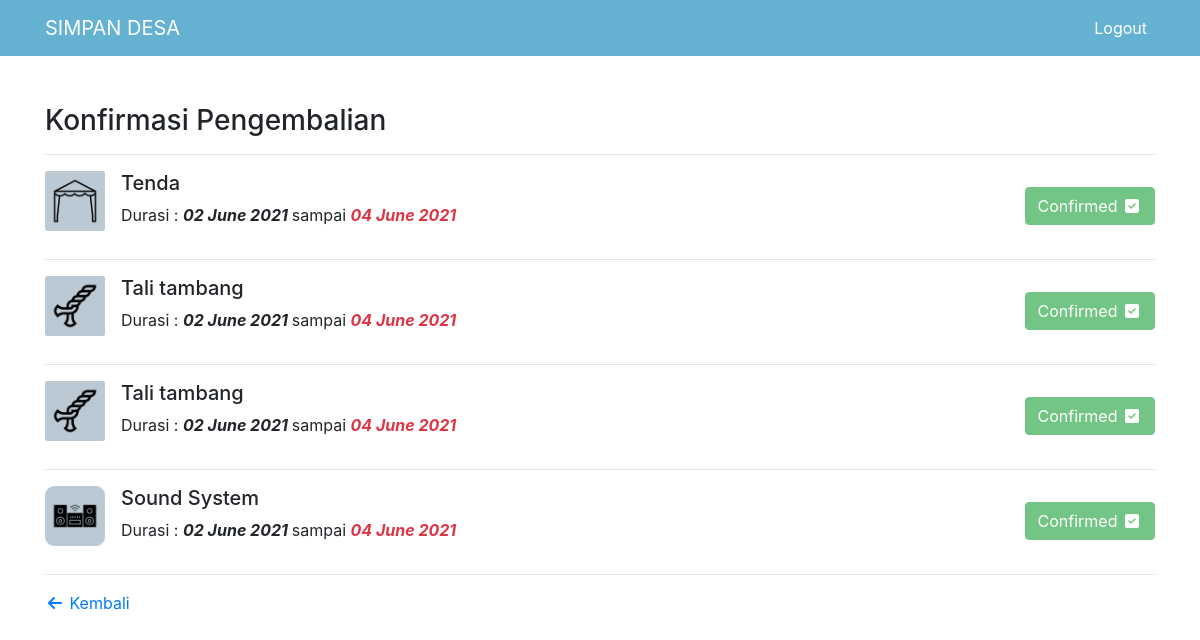
/detail-pinjam.php?id=3 (signed in), run on the app's committed database.
### tables this page shows
CREATE TABLE `konfirmasi` (
  `id_konfirmasi` int(11) NOT NULL,
  `id_kuantitas` int(11) NOT NULL,
  `id_barang` int(11) NOT NULL,
  `tgl_pinjem` int(11) NOT NULL,
  `tgl_kembali` int(11) NOT NULL,
  `id_user` int(11) NOT NULL,
  `status_kembali` int(11) NOT NULL
);

CREATE TABLE `barang` (
  `id_barang` int(11) NOT NULL,
  `nama_barang` varchar(128) NOT NULL,
  `gambar` varchar(128) NOT NULL
);

### detail-pinjam.php (the view, shortened to what this page needs)
<?php
require "koneksi.php";
include "header.php";
$id_user = $_GET['id'];
$sql = "SELECT * FROM konfirmasi JOIN barang ON konfirmasi.id_barang=barang.id_barang WHERE konfirmasi.id_user = $id_user ORDER BY konfirmasi.status_kembali ASC";
$query = mysqli_query($koneksi, $sql);
?>
<div class="container py-5">
    <h3>Konfirmasi Pengembalian</h3>
    <hr>
    <ul class="list-unstyled">
        <?php while ($result = mysqli_fetch_assoc($query)) : ?>
        <div class="media">
            <img class="align-self-start mr-3" src="img/<?= $result['gambar'] ?>" height="60"
                alt="Generic placeholder image">
            <div class="media-body">
                <h5 class="mt-0"><?= $result['nama_barang'] ?></h5>
                <p>Durasi : <strong><i><?= date("d F Y  ", $result['tgl_pinjem']) ?></i></strong> sampai <strong><i
                            class="text-danger">
                            <?= date("d F Y  ", $result['tgl_kembali']) ?> </i></strong>
                </p>
            </div>
            <?php if ($result['status_kembali'] == 0): ?>
            <a href="konfirmasi-barang.php?konfirmasi=<?= $result['id_konfirmasi'] ?>&user=<?= $id_user ?>"
                class="btn mt-3 btn-warning">Confirm
                Item <i class="far fa-fw fa-square"></i></a>
            <?php else : ?>
            <button class="btn mt-3 btn-success disabled">Confirmed
                <i class="fas fa-fw fa-check-square"></i></button>
            <?php endif; ?>
        </div>
        <hr>
        <?php endwhile; ?>
    </ul>
    <a href="admin.php"><i class="fas fa-fw fa-arrow-left"></i> Kembali</a>
</div>
<?php include 'footer.php'; ?>

### data on the page
konfirmasi: id_barang.gambar (picture), id_barang.nama_barang "Tenda", tgl_pinjem "02 June 2021", tgl_kembali "04 June 2021", status_kembali "Confirmed"
konfirmasi: id_barang.gambar (picture), id_barang.nama_barang "Tali tambang", tgl_pinjem "02 June 2021", tgl_kembali "04 June 2021", status_kembali "Confirmed"
konfirmasi: id_barang.gambar (picture), id_barang.nama_barang "Tali tambang", tgl_pinjem "02 June 2021", tgl_kembali "04 June 2021", status_kembali "Confirmed"
konfirmasi: id_barang.gambar (picture), id_barang.nama_barang "Sound System", tgl_pinjem "02 June 2021", tgl_kembali "04 June 2021", status_kembali "Confirmed"
